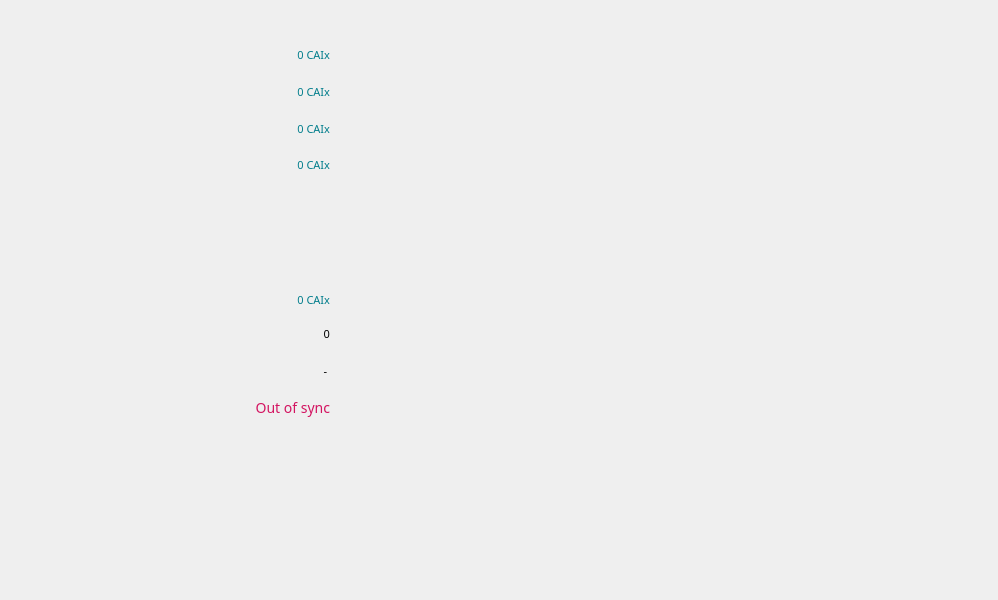
<?xml version="1.0" encoding="UTF-8"?>
<ui version="4.0">
 <class>OverviewPage</class>
 <widget class="QWidget" name="OverviewPage">
  <property name="geometry">
   <rect>
    <x>0</x>
    <y>0</y>
    <width>998</width>
    <height>600</height>
   </rect>
  </property>
  <property name="sizePolicy">
   <sizepolicy hsizetype="Fixed" vsizetype="Fixed">
    <horstretch>0</horstretch>
    <verstretch>0</verstretch>
   </sizepolicy>
  </property>
  <property name="maximumSize">
   <size>
    <width>1049</width>
    <height>688</height>
   </size>
  </property>
  <property name="focusPolicy">
   <enum>Qt::StrongFocus</enum>
  </property>
  <property name="windowTitle">
   <string>Form</string>
  </property>
  <property name="toolTip">
   <string/>
  </property>
  <property name="styleSheet">
   <string notr="true">color:#33363b; font-size:12px; font-family:&quot;Open Sans Bold&quot;;background-color:#fbf9f6;background-repeat:no-repeat;
Qtooltip { color:black; border: 1px solid black; }</string>
  </property>
  <widget class="QFrame" name="Detailsframe">
   <property name="geometry">
    <rect>
     <x>20</x>
     <y>245</y>
     <width>332</width>
     <height>188</height>
    </rect>
   </property>
   <property name="sizePolicy">
    <sizepolicy hsizetype="Fixed" vsizetype="Minimum">
     <horstretch>0</horstretch>
     <verstretch>0</verstretch>
    </sizepolicy>
   </property>
   <property name="minimumSize">
    <size>
     <width>332</width>
     <height>188</height>
    </size>
   </property>
   <property name="maximumSize">
    <size>
     <width>332</width>
     <height>188</height>
    </size>
   </property>
   <property name="layoutDirection">
    <enum>Qt::RightToLeft</enum>
   </property>
   <property name="styleSheet">
    <string notr="true">#Detailsframe{background-image:url(:/images/detail); background-repeat:no-repeat;}</string>
   </property>
   <layout class="QVBoxLayout" name="verticalLayout">
    <property name="spacing">
     <number>0</number>
    </property>
    <item>
     <widget class="QFrame" name="frame_5">
      <property name="styleSheet">
       <string notr="true">background:transparent;</string>
      </property>
      <widget class="QWidget" name="gridLayoutWidget_2">
       <property name="geometry">
        <rect>
         <x>140</x>
         <y>30</y>
         <width>161</width>
         <height>145</height>
        </rect>
       </property>
       <layout class="QVBoxLayout" name="verticalLayout_2">
        <property name="spacing">
         <number>0</number>
        </property>
        <property name="topMargin">
         <number>0</number>
        </property>
        <item>
         <widget class="QLabel" name="labelUnconfirmed">
          <property name="minimumSize">
           <size>
            <width>100</width>
            <height>33</height>
           </size>
          </property>
          <property name="maximumSize">
           <size>
            <width>100</width>
            <height>33</height>
           </size>
          </property>
          <property name="font">
           <font>
            <family>Open Sans Bold</family>
            <pointsize>-1</pointsize>
           </font>
          </property>
          <property name="cursor">
           <cursorShape>ArrowCursor</cursorShape>
          </property>
          <property name="toolTip">
           <string>Total of transactions that have yet to be confirmed, and do not yet count toward the current balance</string>
          </property>
          <property name="styleSheet">
           <string notr="true">QLabel { color:#037e8c; font-size:14px; font-family:&quot;Open Sans Bold&quot;; background:transparent;}
QLabel QToolTip{background-color:#fbf9f6}</string>
          </property>
          <property name="text">
           <string notr="true">&lt;html&gt;&lt;head/&gt;&lt;body&gt;&lt;p align=&quot;right&quot;&gt;&lt;span style=&quot; font-size:8pt;&quot;&gt;0 CAIx&lt;/span&gt;&lt;/p&gt;&lt;/body&gt;&lt;/html&gt;</string>
          </property>
          <property name="alignment">
           <set>Qt::AlignRight|Qt::AlignTrailing|Qt::AlignVCenter</set>
          </property>
          <property name="textInteractionFlags">
           <set>Qt::NoTextInteraction</set>
          </property>
         </widget>
        </item>
        <item>
         <widget class="QLabel" name="labelNumTransactions">
          <property name="enabled">
           <bool>true</bool>
          </property>
          <property name="minimumSize">
           <size>
            <width>100</width>
            <height>35</height>
           </size>
          </property>
          <property name="maximumSize">
           <size>
            <width>100</width>
            <height>35</height>
           </size>
          </property>
          <property name="baseSize">
           <size>
            <width>0</width>
            <height>0</height>
           </size>
          </property>
          <property name="font">
           <font>
            <family>Open Sans Bold</family>
            <pointsize>-1</pointsize>
           </font>
          </property>
          <property name="toolTip">
           <string>Total number of transactions in wallet</string>
          </property>
          <property name="styleSheet">
           <string notr="true">QLabel { color:#037e8c; font-size:14px; font-family:&quot;Open Sans Bold&quot;; background:transparent;}
QLabel QToolTip{background-color:#fbf9f6}</string>
          </property>
          <property name="text">
           <string notr="true">&lt;html&gt;&lt;head/&gt;&lt;body&gt;&lt;p align=&quot;right&quot;&gt;&lt;span style=&quot; font-size:8pt; color: #000000;&quot;&gt;0&lt;/span&gt;&lt;/p&gt;&lt;/body&gt;&lt;/html&gt;</string>
          </property>
          <property name="alignment">
           <set>Qt::AlignRight|Qt::AlignTrailing|Qt::AlignVCenter</set>
          </property>
          <property name="margin">
           <number>0</number>
          </property>
          <property name="textInteractionFlags">
           <set>Qt::NoTextInteraction</set>
          </property>
         </widget>
        </item>
        <item>
         <widget class="QLabel" name="labelActive">
          <property name="minimumSize">
           <size>
            <width>100</width>
            <height>38</height>
           </size>
          </property>
          <property name="maximumSize">
           <size>
            <width>100</width>
            <height>38</height>
           </size>
          </property>
          <property name="font">
           <font>
            <family>Open Sans Bold</family>
            <pointsize>-1</pointsize>
           </font>
          </property>
          <property name="cursor">
           <cursorShape>ArrowCursor</cursorShape>
          </property>
          <property name="toolTip">
           <string>Number of total network connections</string>
          </property>
          <property name="styleSheet">
           <string notr="true">QLabel { color:#037e8c; font-size:14px; font-family:&quot;Open Sans Bold&quot;; background:transparent;}
QLabel QToolTip{background-color:#fbf9f6}</string>
          </property>
          <property name="text">
           <string notr="true">&lt;html&gt;&lt;head/&gt;&lt;body&gt;&lt;p align=&quot;right&quot;&gt;&lt;span style=&quot; font-size:8pt; color: #000000;&quot;&gt;- &lt;/span&gt;&lt;/p&gt;&lt;/body&gt;&lt;/html&gt;</string>
          </property>
          <property name="alignment">
           <set>Qt::AlignRight|Qt::AlignTrailing|Qt::AlignVCenter</set>
          </property>
          <property name="textInteractionFlags">
           <set>Qt::NoTextInteraction</set>
          </property>
         </widget>
        </item>
        <item>
         <widget class="QLabel" name="labelWalletStatus">
          <property name="minimumSize">
           <size>
            <width>100</width>
            <height>37</height>
           </size>
          </property>
          <property name="maximumSize">
           <size>
            <width>100</width>
            <height>37</height>
           </size>
          </property>
          <property name="font">
           <font>
            <family>Open Sans Bold</family>
            <pointsize>-1</pointsize>
           </font>
          </property>
          <property name="toolTip">
           <string/>
          </property>
          <property name="styleSheet">
           <string notr="true">QLabel { color:#037e8c; font-size:14px; font-family:&quot;Open Sans Bold&quot;; background:transparent;}
QLabel QToolTip{background-color:#fbf9f6}</string>
          </property>
          <property name="text">
           <string notr="true">&lt;html&gt;&lt;head/&gt;&lt;body&gt;&lt;p align=&quot;right&quot;&gt;&lt;span style=&quot; color:#d31360;&quot;&gt;Out of sync&lt;/span&gt;&lt;/p&gt;&lt;/body&gt;&lt;/html&gt;</string>
          </property>
          <property name="alignment">
           <set>Qt::AlignRight|Qt::AlignTrailing|Qt::AlignVCenter</set>
          </property>
          <property name="textInteractionFlags">
           <set>Qt::NoTextInteraction</set>
          </property>
         </widget>
        </item>
       </layout>
      </widget>
     </widget>
    </item>
   </layout>
  </widget>
  <widget class="QFrame" name="balanceFrame">
   <property name="geometry">
    <rect>
     <x>20</x>
     <y>0</y>
     <width>331</width>
     <height>218</height>
    </rect>
   </property>
   <property name="sizePolicy">
    <sizepolicy hsizetype="Fixed" vsizetype="Minimum">
     <horstretch>0</horstretch>
     <verstretch>0</verstretch>
    </sizepolicy>
   </property>
   <property name="minimumSize">
    <size>
     <width>331</width>
     <height>218</height>
    </size>
   </property>
   <property name="maximumSize">
    <size>
     <width>331</width>
     <height>218</height>
    </size>
   </property>
   <property name="styleSheet">
    <string notr="true">#balanceFrame{background-image:url(:/images/balance);background-repeat:no-repeat;}</string>
   </property>
   <layout class="QVBoxLayout" name="verticalLayout_4">
    <property name="spacing">
     <number>0</number>
    </property>
    <item>
     <widget class="QFrame" name="frame_3">
      <property name="maximumSize">
       <size>
        <width>330</width>
        <height>138</height>
       </size>
      </property>
      <property name="styleSheet">
       <string notr="true">background:transparent;</string>
      </property>
      <widget class="QWidget" name="gridLayoutWidget">
       <property name="geometry">
        <rect>
         <x>120</x>
         <y>0</y>
         <width>181</width>
         <height>141</height>
        </rect>
       </property>
       <layout class="QVBoxLayout" name="verticalLayout_7">
        <item>
         <widget class="QLabel" name="labelBalance">
          <property name="font">
           <font>
            <family>Open Sans Bold</family>
            <pointsize>-1</pointsize>
           </font>
          </property>
          <property name="cursor">
           <cursorShape>ArrowCursor</cursorShape>
          </property>
          <property name="toolTip">
           <string>Your current balance</string>
          </property>
          <property name="layoutDirection">
           <enum>Qt::LeftToRight</enum>
          </property>
          <property name="styleSheet">
           <string notr="true">QLabel { color:#037e8c; font-size:14px; font-family:&quot;Open Sans Bold&quot;; background:transparent;}
QLabel QToolTip{background-color:#fbf9f6}</string>
          </property>
          <property name="text">
           <string notr="true">&lt;html&gt;&lt;head/&gt;&lt;body&gt;&lt;p&gt;&lt;span style=&quot; font-size:8pt;&quot;&gt;0 CAIx&lt;/span&gt;&lt;/p&gt;&lt;/body&gt;&lt;/html&gt;</string>
          </property>
          <property name="alignment">
           <set>Qt::AlignRight|Qt::AlignTrailing|Qt::AlignVCenter</set>
          </property>
          <property name="textInteractionFlags">
           <set>Qt::NoTextInteraction</set>
          </property>
         </widget>
        </item>
        <item>
         <widget class="QLabel" name="labelStake">
          <property name="font">
           <font>
            <family>Open Sans Bold</family>
            <pointsize>-1</pointsize>
           </font>
          </property>
          <property name="cursor">
           <cursorShape>ArrowCursor</cursorShape>
          </property>
          <property name="toolTip">
           <string>Balance that is currently staking</string>
          </property>
          <property name="styleSheet">
           <string notr="true">QLabel { color:#037e8c; font-size:14px; font-family:&quot;Open Sans Bold&quot;; background:transparent;}
QLabel QToolTip{background-color:#fbf9f6}</string>
          </property>
          <property name="text">
           <string notr="true">&lt;html&gt;&lt;head/&gt;&lt;body&gt;&lt;p&gt;&lt;span style=&quot; font-size:8pt;&quot;&gt;0 CAIx&lt;/span&gt;&lt;/p&gt;&lt;/body&gt;&lt;/html&gt;</string>
          </property>
          <property name="alignment">
           <set>Qt::AlignRight|Qt::AlignTrailing|Qt::AlignVCenter</set>
          </property>
          <property name="textInteractionFlags">
           <set>Qt::NoTextInteraction</set>
          </property>
         </widget>
        </item>
        <item>
         <widget class="QLabel" name="labelImmature">
          <property name="font">
           <font>
            <family>Open Sans Bold</family>
            <pointsize>-1</pointsize>
           </font>
          </property>
          <property name="toolTip">
           <string>Balance that has not yet matured</string>
          </property>
          <property name="styleSheet">
           <string notr="true">QLabel { color:#037e8c; font-size:14px; font-family:&quot;Open Sans Bold&quot;; background:transparent;}
QLabel QToolTip{background-color:#fbf9f6}</string>
          </property>
          <property name="text">
           <string notr="true">&lt;html&gt;&lt;head/&gt;&lt;body&gt;&lt;p&gt;&lt;span style=&quot; font-size:8pt;&quot;&gt;0 CAIx&lt;/span&gt;&lt;/p&gt;&lt;/body&gt;&lt;/html&gt;</string>
          </property>
          <property name="alignment">
           <set>Qt::AlignRight|Qt::AlignTrailing|Qt::AlignVCenter</set>
          </property>
          <property name="textInteractionFlags">
           <set>Qt::NoTextInteraction</set>
          </property>
         </widget>
        </item>
        <item>
         <widget class="QLabel" name="labelTotal">
          <property name="font">
           <font>
            <family>Open Sans Bold</family>
            <pointsize>-1</pointsize>
           </font>
          </property>
          <property name="toolTip">
           <string>Total CAIx in wallet</string>
          </property>
          <property name="styleSheet">
           <string notr="true">QLabel { color:#037e8c; font-size:14px; font-family:&quot;Open Sans Bold&quot;; background:transparent;}
QLabel QToolTip{background-color:#fbf9f6}</string>
          </property>
          <property name="text">
           <string notr="true">&lt;html&gt;&lt;head/&gt;&lt;body&gt;&lt;p align=&quot;right&quot;&gt;&lt;span style=&quot; font-size:8pt;&quot;&gt;0 CAIx&lt;/span&gt;&lt;/p&gt;&lt;/body&gt;&lt;/html&gt;</string>
          </property>
          <property name="alignment">
           <set>Qt::AlignRight|Qt::AlignTrailing|Qt::AlignVCenter</set>
          </property>
          <property name="textInteractionFlags">
           <set>Qt::NoTextInteraction</set>
          </property>
         </widget>
        </item>
       </layout>
      </widget>
     </widget>
    </item>
   </layout>
  </widget>
  <widget class="QFrame" name="Transactionframe">
   <property name="geometry">
    <rect>
     <x>374</x>
     <y>0</y>
     <width>600</width>
     <height>490</height>
    </rect>
   </property>
   <property name="sizePolicy">
    <sizepolicy hsizetype="Minimum" vsizetype="Minimum">
     <horstretch>0</horstretch>
     <verstretch>0</verstretch>
    </sizepolicy>
   </property>
   <property name="minimumSize">
    <size>
     <width>600</width>
     <height>490</height>
    </size>
   </property>
   <property name="maximumSize">
    <size>
     <width>677</width>
     <height>245</height>
    </size>
   </property>
   <property name="styleSheet">
    <string notr="true">QFrame {background-image:url(:/images/recent);}</string>
   </property>
   <property name="frameShape">
    <enum>QFrame::NoFrame</enum>
   </property>
   <widget class="QListView" name="listTransactions">
    <property name="geometry">
     <rect>
      <x>0</x>
      <y>22</y>
      <width>580</width>
      <height>450</height>
     </rect>
    </property>
    <property name="sizePolicy">
     <sizepolicy hsizetype="Fixed" vsizetype="Fixed">
      <horstretch>0</horstretch>
      <verstretch>0</verstretch>
     </sizepolicy>
    </property>
    <property name="minimumSize">
     <size>
      <width>580</width>
      <height>450</height>
     </size>
    </property>
    <property name="maximumSize">
     <size>
      <width>580</width>
      <height>450</height>
     </size>
    </property>
    <property name="styleSheet">
     <string notr="true">#listTransactions {background:transparent;color:#037e8c; font-size:11.5px; font-family:&quot;Open Sans Bold&quot;; padding-top:25px;}

#listTransactions QLabel QTooltip {background-color:#fbf9f6}</string>
    </property>
    <property name="frameShape">
     <enum>QFrame::NoFrame</enum>
    </property>
    <property name="verticalScrollBarPolicy">
     <enum>Qt::ScrollBarAlwaysOff</enum>
    </property>
    <property name="horizontalScrollBarPolicy">
     <enum>Qt::ScrollBarAlwaysOff</enum>
    </property>
    <property name="selectionMode">
     <enum>QAbstractItemView::NoSelection</enum>
    </property>
   </widget>
  </widget>
 </widget>
 <resources/>
 <connections/>
</ui>
